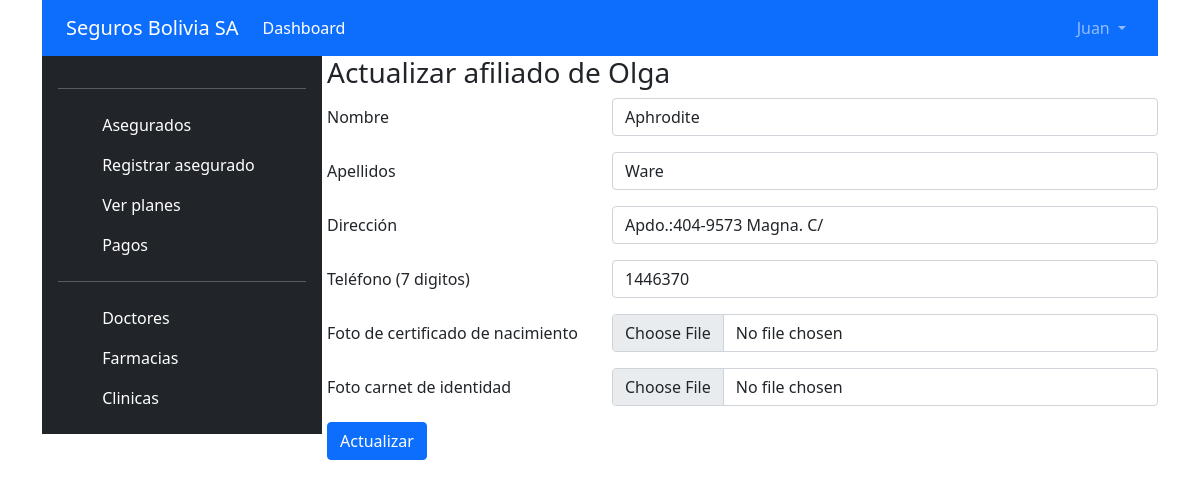
/dependiente/editar/1 (signed in), run on the app's committed database.
### tables this page shows
CREATE TABLE `usuarios` (
  `id` int(11) NOT NULL,
  `nombre` varchar(50) NOT NULL,
  `apellidos` varchar(80) NOT NULL,
  `cargo` varchar(45) NOT NULL,
  `usuario` varchar(50) NOT NULL,
  `password` varchar(70) NOT NULL,
  `rol` varchar(20) NOT NULL,
  `url_imagen` varchar(150) DEFAULT NULL
);

CREATE TABLE `asegurados` (
  `id` int(11) NOT NULL,
  `plan_id` int(11) NOT NULL,
  `nombre` varchar(50) NOT NULL,
  `apellidos` varchar(80) NOT NULL,
  `direccion` varchar(100) NOT NULL,
  `telefono` varchar(15) NOT NULL,
  `foto_certificado_nacimiento` varchar(150) NOT NULL,
  `foto_carnet_identidad` varchar(150) NOT NULL,
  `create_at` date NOT NULL
);

CREATE TABLE `dependientes` (
  `id` int(11) NOT NULL,
  `asegurado_id` int(11) NOT NULL,
  `nombre` varchar(50) NOT NULL,
  `apellidos` varchar(80) NOT NULL,
  `direccion` varchar(100) NOT NULL,
  `telefono` varchar(15) NOT NULL,
  `foto_certificado_nacimiento` varchar(150) NOT NULL,
  `foto_carnet_identidad` varchar(150) NOT NULL
);

### libs/view.php (called while the page is built, shortened)
<?php
class View
{
    function render($nombre, $data = [])
    {
        $this->d = $data;
        require 'views/' . $nombre . '.php';
    }
}

### controllers/dependiente.php (called while the page is built, shortened)
<?php
require_once "models/aseguradosmodel.php";
require_once "models/userModel.php";
require_once "models/dependientesmodel.php";
class Dependiente extends SessionController
{
    private $user;
    public function __construct()
    {
        $this->user = $this->getUserSessionData();
    }
    public function editar($parametros)
    {
        $id = $parametros[0];
        $asegurado = new AseguradosModel();
        $dependiente = new DependienteModel();
        $idAsegurado = $dependiente->getIdAsegurado($id);
        $this->view->render("dependiente/editar", [
            "user" => $this->user,
            "asegurado" => $asegurado->get($idAsegurado),
            "dependiente" => $dependiente->get($id)
        ]);
    }
}

### index.php (called while the page is built, shortened)
<?php
require_once "libs/db.php";
require_once "libs/model.php";
require_once "libs/view.php";
require_once "classes/sessioncontroller.php";
require_once "libs/app.php";
$app = new App();

### models/userModel.php (called while the page is built, shortened)
<?php
class UserModel extends Model implements IModel
{
    private $nombre;
    public function __construct()
    {
        $this->nombre = "";
    }
    public function get($id)
    {
        try {
            $query = $this->prepare("SELECT * FROM usuarios WHERE id = :id");
            return $this;
        } catch (PDOException $e) {
            error_log("User_Model::getId -> Algo anda fallando " . $e);
        }
    }
    public function getNombre()
    {
        return $this->nombre;
    }
    public function setNombre($nombre): self
    {
        $this->nombre = $nombre;
        return $this;
    }
}

### libs/db.php (called while the page is built, shortened)
<?php
class Database
{
    private $host;
    private $db;
    private $user;
    private $password;
    public function __construct()
    {
        $this->host = constant('HOST');
        $this->db = constant('DB');
        $this->user = constant('USER');
        $this->password = constant('PASSWORD');
    }
    function connect()
    {
        try {
            $connection = "mysql:host=" . $this->host . ";dbname=" . $this->db . ";";
            $options = [
                PDO::ATTR_ERRMODE            => PDO::ERRMODE_EXCEPTION,
                PDO::ATTR_EMULATE_PREPARES   => false,
            ];
            $pdo = new PDO($connection, $this->user, $this->password, $options);
            return $pdo;
        } catch (PDOException $e) {
            print_r('Error connection: ' . $e->getMessage());
        }
    }
}

### libs/model.php (called while the page is built, shortened)
<?php
class Model{
    function __construct(){
        $this->db = new Database();
    }
    function prepare($query){
        return $this->db->connect()->prepare($query);
    }
}

### classes/sessioncontroller.php (called while the page is built, shortened)
<?php
require_once "classes/session.php";
require_once "models/userModel.php";
class SessionController extends Controller
{
    private $session;
    private function init()
    {
        $this->session = new Session();
    }
    private function getJSONFileConfig()
    {
        $string = file_get_contents("config/access.json");
        $json = json_decode($string, true);
        return $json;
    }
    function getUserSessionData()
    {
        $id = $this->session->getCurrentUser();
        $this->user = new UserModel();
        $this->user->get($id);
        return $this->user;
    }
}

### classes/session.php (called while the page is built, shortened)
<?php
class Session{
    private $sessionName = 'user';
    public function getCurrentUser(){
        return $_SESSION[$this->sessionName];
    }
}

### models/aseguradosmodel.php (called while the page is built, shortened)
<?php
class AseguradosModel extends Model implements IModel
{
    private $nombre;
    public function get($id)
    {
        try {
            $query = $this->prepare("SELECT * FROM asegurados WHERE id=:id");
            return $this;
        } catch (PDOException $e) {
            error_log("Asegurados_Model::get -> Algo anda fallando " . $e);
            return false;
        }
    }
    public function from1($array)
    {
        $this->nombre = $array["nombre"];
    }
    public function getNombre()
    {
        return $this->nombre;
    }
}

### models/dependientesmodel.php (called while the page is built, shortened)
<?php
class DependienteModel extends Model implements IModel
{
    private $nombre;
    private $apellidos;
    private $direccion;
    private $telefono;
    public function get($id)
    {
        try {
            $query = $this->prepare("SELECT * FROM dependientes WHERE id=:id");
            return $this;
        } catch (PDOException $e) {
            error_log("Dependientes_Model::get -> Algo anda fallando " . $e);
            return false;
        }
    }
    public function from($array)
    {
        $this->nombre = $array["nombre"];
        $this->apellidos = $array["apellidos"];
        $this->direccion = $array["direccion"];
        $this->telefono = $array["telefono"];
    }
    public function getNombre()
    {
        return $this->nombre;
    }
    public function getApellidos()
    {
        return $this->apellidos;
    }
    public function getDireccion()
    {
        return $this->direccion;
    }
    public function getTelefono()
    {
        return $this->telefono;
    }
}

### views/dependiente/editar.php (the view, shortened to what this page needs)
<?php
$usuario = $this->d["user"];
$asegurado = $this->d["asegurado"];
$dependiente = $this->d["dependiente"];
require_once "views/header.php";
?>
<div class="col-9">
    <h3>Actualizar afiliado de <?php echo $asegurado->getNombre(); ?></h3>
    <form action="<?php echo constant("URL") ?>dependiente/update" class="needs-validation" method="post" enctype="multipart/form-data" novalidate>
        <div class="row mb-3">
            <label class="col-sm-4 col-form-label" for="nombre">Nombre</label>
            <div class="col-sm-8">
                <input class="form-control" type="text" value="<?php echo $dependiente->getNombre(); ?>" name="nombre" id="validationCustom01" required>
            </div>
        </div>
        <div class="row mb-3">
            <label class="col-sm-4 col-form-label" for="nombre">Apellidos</label>
            <div class="col-sm-8">
                <input class="form-control" type="text" value="<?php echo $dependiente->getApellidos(); ?>" name="apellidos" id="" required>
            </div>
        </div>
        <div class="row mb-3">
            <label class="col-sm-4 col-form-label" for="nombre">Dirección</label>
            <div class="col-sm-8">
                <input class="form-control" type="text" value="<?php echo $dependiente->getDireccion(); ?>" name="direccion" id="" required>
            </div>
        </div>
        <div class="row mb-3">
            <label class="col-sm-4 col-form-label" for="nombre">Teléfono (7 digitos)</label>
            <div class="col-sm-8">
                <input class="form-control" type="tel" value="<?php echo $dependiente->getTelefono(); ?>" pattern="[0-9]{7}" name="telefono" id="" required>
            </div>
        </div>
        <div class="row mb-3">
            <label class="col-sm-4 col-form-label" for="nombre">Foto de certificado de nacimiento</label>
            <div class="col-sm-8">
                <input class="form-control" type="file" name="fotoCertificado" id="" required accept="image/*">
            </div>
        </div>
        <div class="row mb-3">
            <label class="col-sm-4 col-form-label" for="nombre">Foto carnet de identidad</label>
            <div class="col-sm-8">
                <input class="form-control" type="file" name="fotoCarnet" id="" required accept="image/*">
            </div>
        </div>
        <p>
            <input type="submit" class="btn btn-primary" value="Actualizar">
        </p>
    </form>
</div>
</div>
</div>
</body>

### views/header.php (shortened to what this page needs)
<!DOCTYPE html>
<html lang="en">
<head>
    <link href="https://cdn.jsdelivr.net/npm/bootstrap@5.0.0-beta3/dist/css/bootstrap.min.css" rel="stylesheet">
    <link rel="stylesheet" href="https://cdn.jsdelivr.net/npm/bootstrap-icons@1.4.0/font/bootstrap-icons.css">
    <link rel="stylesheet" href="https://cdnjs.cloudflare.com/ajax/libs/lightbox2/2.11.3/css/lightbox.css" />
    <link rel="stylesheet" href="https://code.jquery.com/ui/1.12.0/themes/smoothness/jquery-ui.css" />
</head>
<body>
    <div class="container">
        <div class="row">
            <header>
                <nav class="navbar navbar-expand-lg navbar-dark bg-primary">
                    <div class="container-fluid">
                        <a class="navbar-brand" href="<?php echo constant("URL") ?>">Seguros Bolivia SA</a>
                        <div class="collapse navbar-collapse" id="navbarSupportedContent">
                            <ul class="navbar-nav me-auto mb-2 mb-lg-0">
                                <li class="nav-item">
                                    <a class="nav-link active" aria-current="page" href="<?php echo constant("URL") ?>">Dashboard</a>
                                </li>
                            </ul>
                            <ul class="navbar-nav">
                                <li class="nav-item dropdown">
                                    <a class="nav-link dropdown-toggle" href="#" id="navbarDropdown" role="button" data-bs-toggle="dropdown" aria-expanded="false">
                                        <?php echo $usuario->getNombre(); ?>
                                    </a>
                                </li>
                            </ul>
                        </div>
                    </div>
                </nav>
            </header>
        </div>
        <div class="row">
            <div class="col-3">
                <div class="d-flex flex-column p-3 text-white bg-dark" style="width: 280px;">
                    <hr>
                    <ul class="nav nav-pills flex-column mb-auto">
                        <li>
                            <a href="<?php echo constant("URL") . "dashboard"; ?>" class="nav-link text-white">
                                <svg class="bi me-2" width="16" height="16">
                                    <use xlink:href="#speedometer2" />
                                </svg>
                                Asegurados
                            </a>
                        </li>
                        <li>
                            <a href="<?php echo constant("URL") . "asegurados/create"; ?>" class="nav-link text-white">
                                <svg class="bi me-2" width="16" height="16">
                                    <use xlink:href="#speedometer2" />
                                </svg>
                                Registrar asegurado
                            </a>
                        </li>
                        <li>
                            <a href="<?php echo constant("URL") . "planes"; ?>" class="nav-link text-white">
                                <svg class="bi me-2" width="16" height="16">
                                    <use xlink:href="#table" />
                                </svg>
                                Ver planes
                            </a>
                        </li>
                        <li>
                            <a href="<?php echo constant("URL") . "pagos"; ?>" class="nav-link text-white">
                                <svg class="bi me-2" width="16" height="16">
                                    <use xlink:href="#people-circle" />
                                </svg>
                                Pagos
                            </a>
                        </li>
                        <hr>
                        <li>
                            <a href="#" class="nav-link text-white">
                                <svg class="bi me-2" width="16" height="16">
                                    <use xlink:href="#grid" />
                                </svg>
                                Doctores
                            </a>
                        </li>
                        <li>
                            <a href="#" class="nav-link text-white">
                                <svg class="bi me-2" width="16" height="16">
                                    <use xlink:href="#people-circle" />
                                </svg>
                                Farmacias
                            </a>
                        </li>
                        <li>
                            <a href="#" class="nav-link text-white">
                                <svg class="bi me-2" width="16" height="16">
                                    <use xlink:href="#people-circle" />
                                </svg>
                                Clinicas
                            </a>
                        </li>
                    </ul>
                </div>
            </div>

### data on the page
usuarios: nombre "Juan"
asegurados: nombre "Olga"
dependientes: nombre "Aphrodite", apellidos "Ware", direccion "Apdo.:404-9573 Magna. C/", telefono "1446370"
